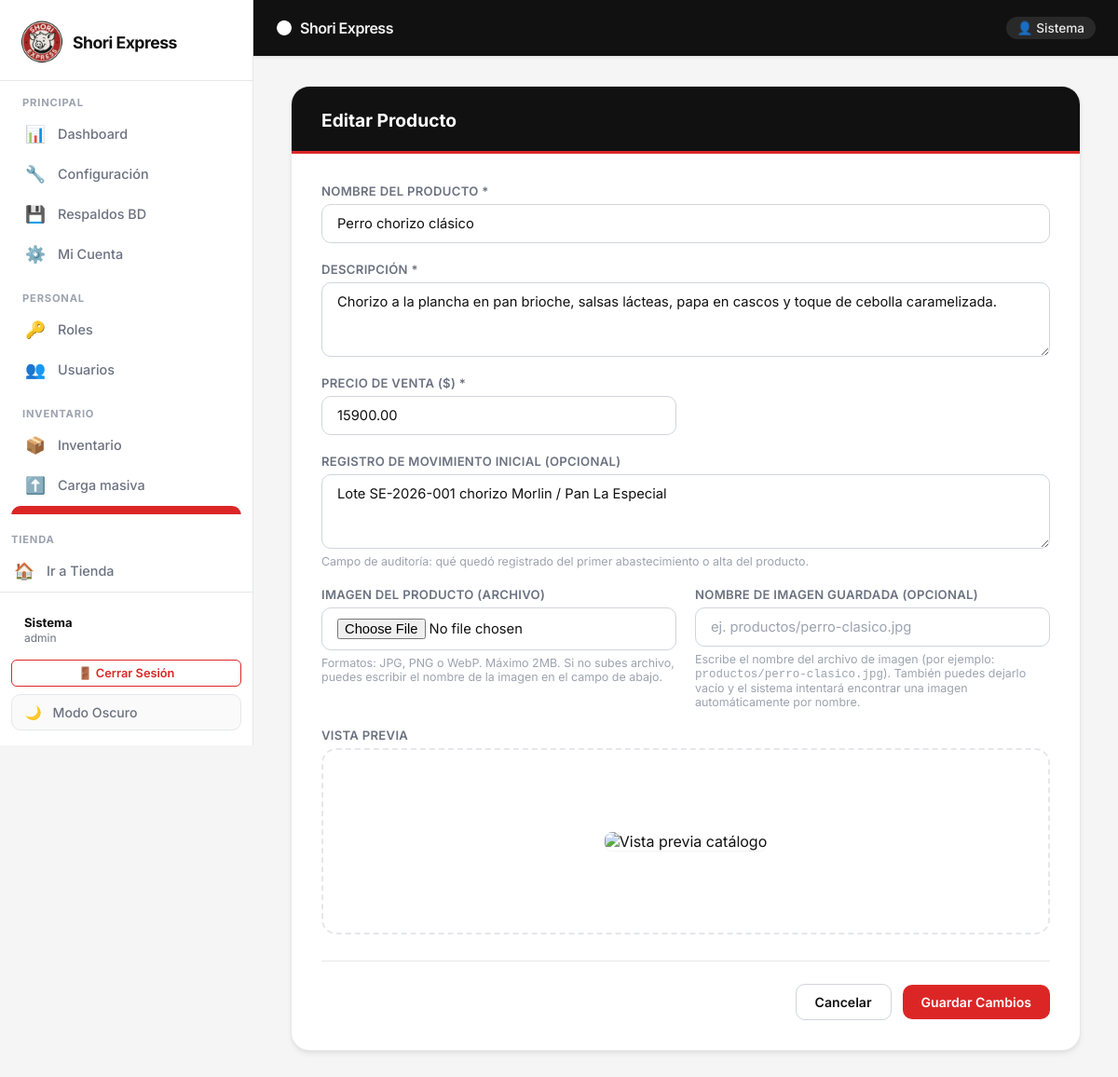
Screenshot of /productos/editar/1/ (signed in) with the database file from the repository.
### usuario/models.py (models this page shows, shortened)
class Usuario(models.Model):
    TIPO_DOC_CHOICES = [
        ('CC', 'Cédula de Ciudadanía'),
        ('TI', 'Tarjeta de Identidad'),
        ('CE', 'Cédula de Extranjería'),
        ('PEP', 'Permiso Especial de Permanencia'),
    ]
    ESTADO_CHOICES = [
        ('activo', 'Activo'),
        ('inactivo', 'Inactivo'),
    ]
    tipo_documento = models.CharField(max_length=10, choices=TIPO_DOC_CHOICES, default='CC')
    documento = models.CharField(max_length=15, unique=True)
    primer_nombre = models.CharField(max_length=40)
    apellido = models.CharField(max_length=40)
    correo = models.EmailField(max_length=100, unique=True)
    telefono = models.CharField(max_length=20, null=True, blank=True)
    direccion = models.CharField(max_length=100, blank=True)
    nombre_usuario = models.CharField(max_length=50, unique=True)
    contrasena = models.CharField(max_length=255)
    ultima_actualizacion_password = models.DateTimeField(
        auto_now_add=True,
        help_text="Fecha de última actualización de contraseña",
    )
    rol = models.ForeignKey(
        'rol.Rol',
        on_delete=models.PROTECT,
        related_name='usuarios'
    )
    puntos_acumulados = models.PositiveIntegerField(default=0)
    bonos_fidelidad = models.PositiveIntegerField(
        default=0,
        help_text="Bonos ganados (ej. compras iguales o superiores al umbral configurado)",
    )
    estado = models.CharField(max_length=10, choices=ESTADO_CHOICES, default='activo')
    fecha_registro = models.DateTimeField(auto_now_add=True)
    class Meta:
        verbose_name = "Usuario"
        verbose_name_plural = "Usuarios"
        db_table = "usuario_usuario" # Mantiene compatibilidad con tu SQL

### producto/models.py (models this page shows, shortened)
class Producto(models.Model):
    objects = ProductoManager()
    nombre_producto = models.CharField(
        max_length=100,
        verbose_name="Nombre del Plato/Producto"
    )
    descripcion_producto = models.TextField(
        null=True,
        blank=True,
        help_text="Descripción que aparecerá en el carrito de compras"
    )
    imagen = models.ImageField(
        upload_to='productos/',
        null=True,
        blank=True,
        help_text="Sube una imagen desde tu dispositivo"
    )
    precio_venta = models.DecimalField(
        max_digits=10,
        decimal_places=2,
        help_text="Precio base al público"
    )
    es_combo = models.BooleanField(
        default=False,
        help_text="Marcar si es un paquete que incluye varios sub-productos"
    )
    esta_disponible = models.BooleanField(
        default=True,
        verbose_name="¿Está en el menú actualmente?"
    )
    esta_habilitado = models.BooleanField(
        default=True,
        verbose_name="¿Está habilitado para venta?",
        help_text="Control manual para mostrar/ocultar productos. Se deshabilita automáticamente si faltan insumos."
    )
    registro_movimiento_inicial = models.TextField(
        null=True,
        blank=True,
        help_text="Nota del movimiento o lote inicial asociado al alta del producto en carta",
    )
    imagen_catalogo = models.CharField(
        max_length=255,
        blank=True,
        default="",
        help_text="Opcional. Ruta bajo static/ (ej. productos/perro-clasico.jpg). "
        "Se muestra en la tienda si no hay imagen subida a media.",
    )
    class Meta:
        verbose_name = "Producto"
        verbose_name_plural = "Productos"
        db_table = "producto_producto"

### producto/views.py (the view, shortened to what this page needs)
# urls.py: path('editar/<int:id>/', views.editar_producto, name='editar_producto'),
@admin_shori_required
@require_http_methods(["GET", "POST"])
def editar_producto(request, id):
    producto = get_object_or_404(Producto, pk=id)
    return render(request, 'producto/form_producto.html', {'producto': producto})

### cuentas/context_processors.py (called while the page is built)
def user_context(request):
    usuario_logueado = None
    es_admin = False
    usuario_id = request.session.get('usuario_id')
    if usuario_id:
        try:
            usuario_logueado = Usuario.objects.get(pk=usuario_id)
        except Usuario.DoesNotExist:
            request.session.flush()
        else:
            nombre_rol = ''
            if usuario_logueado.rol:
                nombre_rol = usuario_logueado.rol.nombre_rol or ''
            es_admin = nombre_rol.strip().lower() in {'admin', 'administrador', 'empleado'}
    return {
        'usuario_logueado': usuario_logueado,
        'es_admin': es_admin,
    }

### cuentas/views.py (called while the page is built)
def _session_expired(request):
    last_activity = request.session.get('last_activity')
    if not last_activity:
        return False
    try:
        last = float(last_activity)
    except (TypeError, ValueError):
        return True
    return (timezone.now().timestamp() - last) > (SESSION_TIMEOUT_MINUTES * 60)

def _actualizar_actividad_sesion(request):
    request.session['last_activity'] = timezone.now().timestamp()

def _es_rol_admin(nombre_rol):
    if not nombre_rol:
        return False
    return nombre_rol.strip().lower() in ROLES_ADMIN

def _get_usuario_sesion(request):
    usuario_id = request.session.get('usuario_id')
    if usuario_id:
        try:
            return Usuario.objects.get(pk=usuario_id)
        except Usuario.DoesNotExist:
            request.session.flush()
    return None

### producto/context_processor.py (called while the page is built)
def cart_total_amount(request):
    cart = Cart(request)
    total = 0
    for key, value in cart.cart.items():
        total += float(value["precio"]) * value["cantidad"]
    return {'cart_total_amount': total, 'cart_count': len(cart.cart)}

### producto/templatetags/producto_tags.py (called while the page is built)
@register.filter
def producto_imagen_url(producto):
    if getattr(producto, "imagen", None) and getattr(producto.imagen, "name", None):
        return producto.imagen.url
    rel = (getattr(producto, "imagen_catalogo", None) or "").strip().lstrip("/")
    if rel:
        return static(rel)
    return static("productos/placeholder.svg")

### producto/templates/producto/form_producto.html (shortened to what this page needs)
{% extends 'base.html' %}
{% load static %}
{% load producto_tags %}
{% block content %}
<div class="se-form-card">
    <div class="se-form-header">
        <h3>{% if producto %}Editar{% else %}Crear{% endif %} Producto</h3>
    </div>
    <div class="se-form-body">
        <form method="POST" enctype="multipart/form-data" id="productoForm">
            <div class="se-form-grid">
                <div class="se-col-12 se-form-group">
                    <label class="se-form-label" for="nombre">Nombre del Producto *</label>
                    <input type="text" id="nombre" name="nombre" class="se-form-control"
                           value="{{ producto.nombre_producto|default:'' }}"
                           placeholder="Ej: Choripán Especial" required minlength="3" maxlength="100">
                </div>
                <div class="se-col-12 se-form-group">
                    <label class="se-form-label" for="descripcion">Descripción *</label>
                    <textarea id="descripcion" name="descripcion" class="se-form-control"
                              rows="3" required placeholder="Describe los ingredientes principales o el tamaño..."
                              maxlength="500">{{ producto.descripcion_producto|default:'' }}</textarea>
                </div>
                <div class="se-col-6 se-form-group">
                    <label class="se-form-label" for="precio">Precio de Venta ($) *</label>
                    <input type="number" step="0.01" id="precio" name="precio" class="se-form-control"
                           value="{{ producto.precio_venta|default:'' }}" placeholder="Ej: 15000"
                           required min="0">
                </div>
                <div class="se-col-12 se-form-group">
                    <label class="se-form-label" for="registro_movimiento_inicial">Registro de movimiento inicial (opcional)</label>
                    <textarea id="registro_movimiento_inicial" name="registro_movimiento_inicial" class="se-form-control" rows="2" maxlength="500" placeholder="Ej: Lote de prueba, proveedor, nota de abastecimiento al dar de alta el plato...">{{ producto.registro_movimiento_inicial|default:'' }}</textarea>
                    <span class="se-form-hint">Campo de auditoría: qué quedó registrado del primer abastecimiento o alta del producto.</span>
                </div>
                <div class="se-col-6 se-form-group">
                    <label class="se-form-label" for="imagenInput">Imagen del Producto (archivo)</label>
                    <input type="file" name="imagen" id="imagenInput" class="se-form-control"
                           accept="image/png, image/jpeg, image/webp" onchange="previsualizarArchivo()">
                    <span class="se-form-hint">Formatos: JPG, PNG o WebP. Máximo 2MB. Si no subes archivo, puedes escribir el nombre de la imagen en el campo de abajo.</span>
                </div>
                <div class="se-col-6 se-form-group">
                    <label class="se-form-label" for="imagen_catalogo">Nombre de imagen guardada (opcional)</label>
                    <input type="text" name="imagen_catalogo" id="imagen_catalogo" class="se-form-control"
                           value="{{ producto.imagen_catalogo|default:'' }}"
                           placeholder="ej. productos/perro-clasico.jpg"
                           maxlength="255" autocomplete="off">
                    <span class="se-form-hint">Escribe el nombre del archivo de imagen (por ejemplo: <code>productos/perro-clasico.jpg</code>). También puedes dejarlo vacío y el sistema intentará encontrar una imagen automáticamente por nombre.</span>
                </div>
                <div class="se-col-12 se-form-group">
                    <label class="se-form-label">Vista Previa</label>
                    <section id="imagenPreview" aria-label="Vista previa de imagen del producto" style="
                        border: 2px dashed var(--border-color);
                        border-radius: var(--radius-lg);
                        padding: 16px;
                        text-align: center;
                        min-height: 200px;
                        display: flex;
                        align-items: center;
                        justify-content: center;
                        background: var(--bg-main);
                        overflow: hidden;
                    ">
                        {% if producto %}
                        <img src="{{ producto|producto_imagen_url }}" alt="Vista previa catálogo" id="imgActual"
                             style="max-width: 100%; max-height: 300px; border-radius: 8px; object-fit: contain; box-shadow: var(--shadow-sm);"
                             onerror="this.onerror=null;this.src='{% static 'productos/placeholder.svg' %}';">
                        {% else %}
                        <div id="placeholderPreview" style="color: var(--text-muted);">
                            <div style="font-size: 2.5rem;">🖼️</div>
                            <p style="margin: 8px 0 0;">Guarda el producto para ver vista previa (estática o subida)</p>
                        </div>
                        {% endif %}
                    </section>
                </div>
            </div>
            <div class="se-form-actions">
                <a href="{% url 'lista_productos' %}" class="se-btn se-btn-outline">Cancelar</a>
                <button type="submit" class="se-btn se-btn-success">
                    {% if producto %}Guardar Cambios{% else %}Crear Producto{% endif %}
                </button>
            </div>
        </form>
    </div>
</div>
{% endblock %}

### templates/base.html (shortened to what this page needs)
{% load static %}
<!DOCTYPE html>
<html lang="es" data-theme="light">
<head>
    <link rel="stylesheet" href="{% static 'style.css' %}">
</head>
<body>
<aside class="se-sidebar" id="sidebar">
    <div class="se-sidebar-header">
        <a class="se-sidebar-brand" href="{% url 'home' %}">
            <img src="{% static 'IMG/SHORIp.ico' %}" alt="Shori" class="sidebar-logo">
            <span style="font-weight: 700; letter-spacing: -0.5px; font-size: 1.1rem;">Shori Express</span>
        </a>
    </div>
    <nav class="se-sidebar-nav">
        <div class="se-nav-section-label">Principal</div>
        <a class="se-sidebar-link" href="{% url 'home' %}">
            <span class="se-sidebar-icon">📊</span>
            <span>Dashboard</span>
        </a>
        <a class="se-sidebar-link" href="{% url 'ver_configuracion' %}">
            <span class="se-sidebar-icon">🔧</span>
            <span>Configuración</span>
        </a>
        <a class="se-sidebar-link" href="{% url 'lista_respaldos' %}">
            <span class="se-sidebar-icon">💾</span>
            <span>Respaldos BD</span>
        </a>
        {% if request.session.usuario_id %}
        <a class="se-sidebar-link" href="{% url 'mi_cuenta' request.session.usuario_id %}">
            <span class="se-sidebar-icon">⚙️</span>
            <span>Mi Cuenta</span>
        </a>
        {% endif %}
        <div class="se-nav-section-label">Personal</div>
        <a class="se-sidebar-link" href="{% url 'lista_roles' %}">
            <span class="se-sidebar-icon">🔑</span>
            <span>Roles</span>
        </a>
        <a class="se-sidebar-link" href="{% url 'lista_usuarios' %}">
            <span class="se-sidebar-icon">👥</span>
            <span>Usuarios</span>
        </a>
        <div class="se-nav-section-label">Inventario</div>
        <a class="se-sidebar-link" href="{% url 'lista_inventario' %}">
            <span class="se-sidebar-icon">📦</span>
            <span>Inventario</span>
        </a>
        <a class="se-sidebar-link" href="{% url 'carga_masiva' %}">
            <span class="se-sidebar-icon">⬆️</span>
            <span>Carga masiva</span>
        </a>
        <a class="se-sidebar-link" href="{% url 'lista_productos' %}">
        </a>
    </nav>
    <div class="se-nav-section-label">Tienda</div>
    <a class="se-sidebar-link" href="{% url 'landing' %}">
        <span class="se-sidebar-icon">🏠</span>
        <span>Ir a Tienda</span>
    </a>
    <div class="se-sidebar-footer">
        {% if request.session.usuario_nombre %}
        <div style="padding: 8px 14px; margin-bottom: 8px; font-size: 0.82rem; color: var(--text-secondary);">
            <strong style="color: var(--text-primary);">{{ request.session.usuario_nombre }}</strong><br>
            <span style="font-size: 0.75rem;">{{ request.session.usuario_rol|default:"Usuario" }}</span>
        </div>
        <a href="{% url 'logout' %}" class="se-btn se-btn-outline-red se-btn-sm" style="width: 100%; margin-bottom: 8px;">
            🚪 Cerrar Sesión
        </a>
        {% endif %}
        <button class="theme-toggle-sidebar" onclick="toggleTheme()" id="themeBtn" title="Cambiar tema" aria-label="Cambiar tema">
            <span id="themeIcon">🌙</span>
            <span id="themeText">Modo Oscuro</span>
        </button>
    </div>
</aside>
<header class="se-topbar">
    <a class="se-topbar-brand" href="{% url 'home' %}">
        <img src="{% static 'IMG/SHORIp.ico' %}" alt="Shori" class="topbar-logo">
        <span style="font-weight: 600; font-size: 1rem; color: rgba(255,255,255,0.95);">Shori Express</span>
    </a>
    {% if request.session.usuario_nombre %}
    <span style="color: rgba(255,255,255,0.9); font-size: 0.85rem; font-weight: 500; background: rgba(255,255,255,0.1); padding: 4px 12px; border-radius: 20px;">
        👤 {{ request.session.usuario_nombre }}
    </span>
    {% endif %}
</header>
<main class="se-main">
    {% block content %}
    {% endblock %}
</main>
</body>
</html>

### templates/base.html (style rules this page uses)
.se-sidebar-brand, .se-topbar-brand { display: flex; align-items: center; gap: 8px; }
.sidebar-logo { width: 50px; height: 50px; object-fit: contain; }
.topbar-logo { width: 18px; height: 18px; object-fit: contain; filter: brightness(0) invert(1); }

### rows the page displays
Usuario: session.usuario_nombre "Sistema"
Producto: nombre "Perro chorizo clásico", descripcion "Chorizo a la plancha en pan brioche, salsas lácteas, papa en cascos y toque de cebolla caramelizada.", precio "15900.00", registro_movimiento_inicial "Lote SE-2026-001 chorizo Morlin / Pan La Especial"

### other values shown
{{ request.session.usuario_rol|default:"Usuario" }} "admin"
